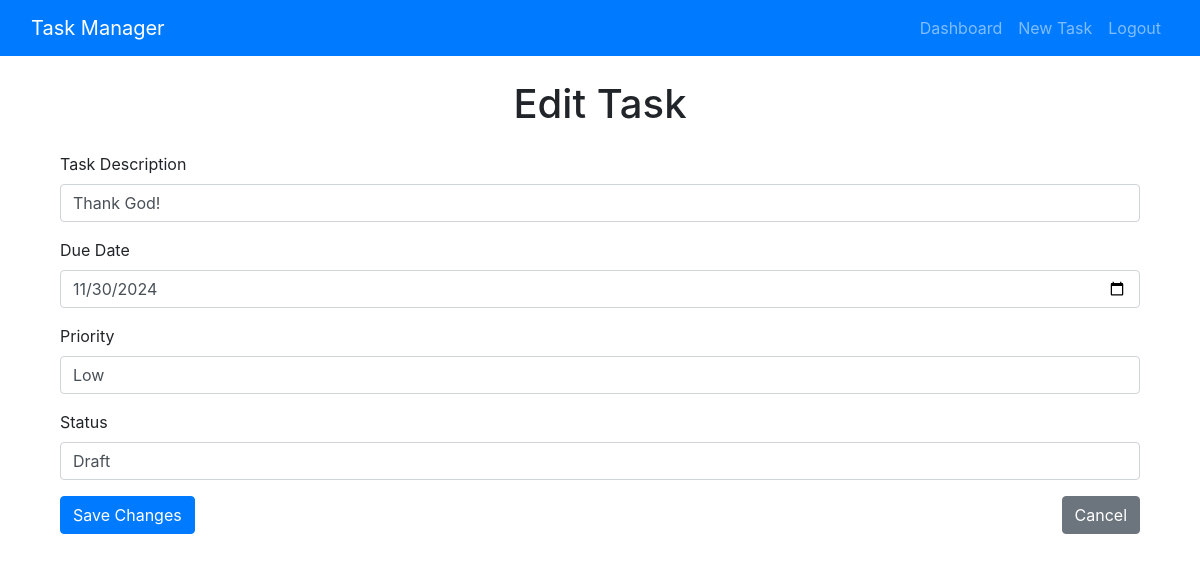
Screenshot of /edit_task/3 (signed in) with the database file from the repository.
### models.py (models this page shows)
class Task(db.Model):
    id = db.Column(db.Integer, primary_key=True)
    description = db.Column(db.String(255), nullable=False)
    due_date = db.Column(db.DateTime, nullable=True)
    priority = db.Column(db.String(20), nullable=False)
    completed = db.Column(db.Boolean, default=False)
    user_id = db.Column(db.Integer, db.ForeignKey('user.id'), nullable=False)
    status = db.Column(db.String(20), default='Draft')

### routes.py (the view, shortened to what this page needs)
@main_routes.route('/edit_task/<int:task_id>', methods=['GET', 'POST'])
@login_required
def edit_task(task_id):
    task = Task.query.get_or_404(task_id)  # Get the task by ID
    if task.user_id != current_user.id:  # Ensure the current user owns the task
        flash('You do not have permission to edit this task.', 'danger')
        return redirect(url_for('main_routes.dashboard'))
    form = TaskForm(obj=task)  # Populate the form with existing data
    return render_template('edit_task.html', form=form, task=task)

### forms.py
class TaskForm(FlaskForm):
    description = StringField('Description', validators=[DataRequired()])
    due_date = DateField('Due Date', format='%Y-%m-%d', validators=[DataRequired()])
    priority = SelectField(
        'Priority',
        choices=[('low', 'Low'), ('medium', 'Medium'), ('high', 'High')],
        validators=[DataRequired()]
    )
    status = SelectField(
        'Status',
        choices=[('Draft', 'Draft'), ('In Progress', 'In Progress'), ('Completed', 'Completed')],
        validators=[DataRequired()]
    )
    submit = SubmitField('Save Changes')

### app.py (called while the page is built)
def create_app():
    app = Flask(__name__)
    app.config['SECRET_KEY'] = 'your_secret_key'
    app.config['SQLALCHEMY_DATABASE_URI'] = 'sqlite:///tasks.db'
    db.init_app(app)
    bcrypt.init_app(app)
    login_manager.init_app(app)
    Migrate(app, db)
    app.register_blueprint(main_routes)
    login_manager.login_view = 'main_routes.login'
    @login_manager.user_loader
    def load_user(user_id):
        return User.query.get(int(user_id))
    return app

### templates/edit_task.html (shortened to what this page needs)
{% extends "base.html" %}
{% block content %}
<div class="container mt-4">
    <h1 class="text-center mb-4">Edit Task</h1>
    <form method="POST" action="{{ url_for('main_routes.edit_task', task_id=task.id) }}">
        <div class="mb-3">
            <label for="description" class="form-label">Task Description</label>
            {{ form.description(class="form-control", id="description") }}
        </div>
        <div class="mb-3">
            <label for="due_date" class="form-label">Due Date</label>
            {{ form.due_date(class="form-control", id="due_date") }}
        </div>
        <div class="mb-3">
            <label for="priority" class="form-label">Priority</label>
            {{ form.priority(class="form-control", id="priority") }}
        </div>
        <div class="mb-3">
            <label for="status" class="form-label">Status</label>
            {{ form.status(class="form-control", id="status") }}
        </div>
        <div class="d-flex justify-content-between">
            <button type="submit" class="btn btn-primary">Save Changes</button>
            <a href="{{ url_for('main_routes.dashboard') }}" class="btn btn-secondary">Cancel</a>
        </div>
    </form>
</div>
{% endblock %}

### static/styles.css (style rules this page uses)
.btn-primary { background-color: #007bff; color: white; }

### rows the page displays
Task: description "Thank God!", due_date "11/30/2024", priority "Low", status "Draft"
